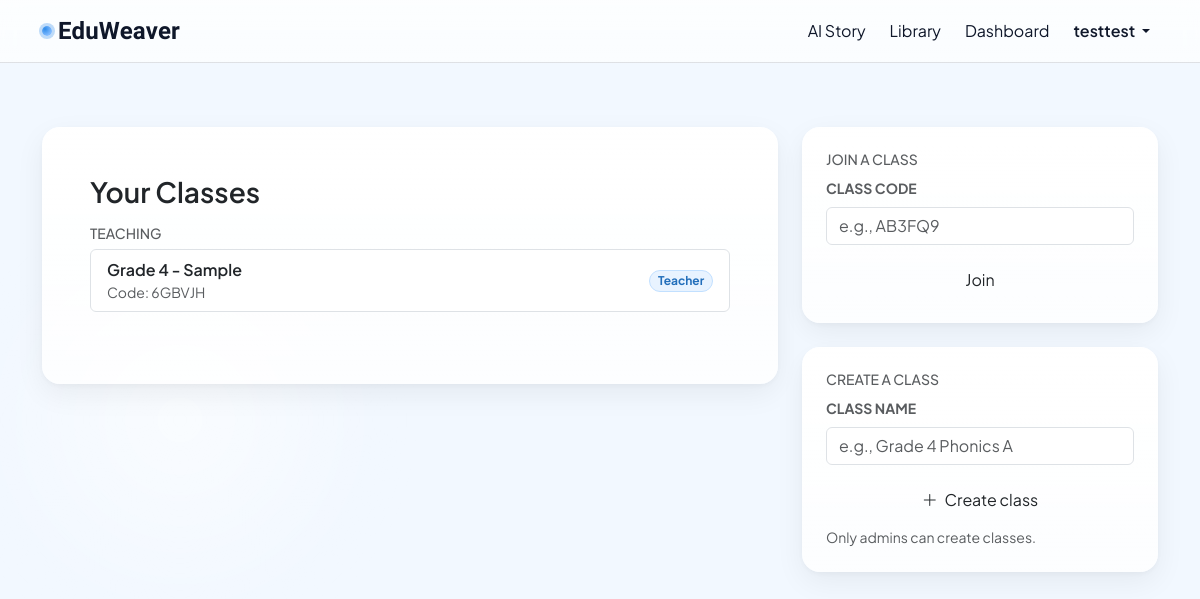
Page /classes (signed in) on the committed database.
### tables this page shows
CREATE TABLE users (
            id INTEGER PRIMARY KEY AUTOINCREMENT,
            username TEXT NOT NULL UNIQUE,
            email TEXT NOT NULL UNIQUE,
            password_hash TEXT NOT NULL,
            created_at TEXT DEFAULT (DATETIME('now'))
        , is_admin INTEGER DEFAULT 0, is_english_native INTEGER
    CHECK (is_english_native IN (0,1)), age INTEGER
    CHECK (age IS NULL OR (age BETWEEN 5 AND 120)), gender TEXT
    CHECK (gender IN ('female','male','nonbinary','prefer_not') OR gender IS NULL));

CREATE TABLE classes (
    id            INTEGER PRIMARY KEY AUTOINCREMENT,
    name          TEXT NOT NULL,
    code          TEXT NOT NULL UNIQUE,
    owner_name    TEXT NOT NULL,
    created_at    TEXT DEFAULT (datetime('now'))
);

### app.py (the view, shortened to what this page needs)
@app.route("/classes", methods=["GET", "POST"])
@login_required
def classes_home():
    db = get_db()
    current_username = g.current_user["username"]
    is_admin = bool(g.current_user and g.current_user.get("is_admin"))
    action = request.form.get("action") if request.method == "POST" else None
    teaching = db.execute(
        """
        SELECT DISTINCT c.*
        FROM classes c
        LEFT JOIN class_members m ON m.class_id = c.id
        WHERE (c.owner_name = ?)
           OR (m.username = ? AND m.role = 'teacher')
        ORDER BY datetime(c.created_at) DESC
        """,
        (current_username, current_username),
    ).fetchall()
    learning = db.execute(
        """
        SELECT c.*
        FROM classes c
        JOIN class_members m ON m.class_id = c.id
        WHERE m.username = ?
          AND m.role = 'student'
        ORDER BY datetime(c.created_at) DESC
        """,
        (current_username,),
    ).fetchall()
    return render_template(
        "classes.html",
        teaching=teaching,
        learning=learning,
        is_admin=is_admin,
    )

### app.py (called while the page is built)
def dict_factory(cursor, row):
    d = {}
    for idx, col in enumerate(cursor.description):
        d[col[0]] = row[idx]
    return d

def get_db():
    if "db" not in g:
        conn = sqlite3.connect(DB_PATH)
        conn.row_factory = dict_factory
        g.db = conn
    return g.db

@app.before_request
def load_current_user():
    g.current_user = None
    uid = session.get("user_id")
    if uid:
        db = get_db()
        g.current_user = db.execute("SELECT * FROM users WHERE id = ?", (uid,)).fetchone()

@app.context_processor
def inject_user():
    return {"current_user": g.get("current_user")}

def login_required(view_func):
    @wraps(view_func)
    def _wrapped(*args, **kwargs):
        if not (g.get("current_user") and g.current_user.get("id")):
            next_url = request.full_path if request.query_string else request.path
            return redirect(url_for("login", next=next_url))
        return view_func(*args, **kwargs)
    return _wrapped

### templates/classes.html (shortened to what this page needs)
{% extends "base.html" %}
{% block content %}
<div class="row g-4 mt-3">
  <div class="col-lg-8">
    <div class="card border-0 lp-card-modern mb-4">
      <div class="card-body p-4 p-lg-5">
        <div class="d-flex justify-content-between align-items-center mb-3">
          <h3 class="mb-0 fw-semibold">Your Classes</h3>
        </div>
        {% if teaching %}
          <h6 class="text-muted text-uppercase small mb-2">Teaching</h6>
          <div class="list-group mb-4">
            {% for c in teaching %}
              <a href="{{ url_for('class_detail', class_id=c.id) }}"
                 class="list-group-item list-group-item-action d-flex justify-content-between align-items-center">
                <div>
                  <div class="fw-semibold">{{ c.name }}</div>
                  <div class="small text-muted">Code: {{ c.code }}</div>
                </div>
                <span class="badge lp-badge-soft">Teacher</span>
              </a>
            {% endfor %}
          </div>
        {% endif %}
      </div>
    </div>
  </div>
  <div class="col-lg-4">
    <div class="card border-0 lp-card-modern mb-4">
      <div class="card-body p-4">
        <h6 class="text-muted text-uppercase small mb-2">Join a class</h6>
        <form method="post">
          <div class="mb-3">
            <label class="form-label small text-uppercase fw-bold text-muted">Class code</label>
            <input name="code" class="form-control" placeholder="e.g., AB3FQ9">
          </div>
          <button type="submit" class="btn btn-sky w-100">Join</button>
        </form>
      </div>
    </div>
    {% if is_admin %}
    <div class="card border-0 lp-card-modern">
      <div class="card-body p-4">
        <h6 class="text-muted text-uppercase small mb-2">Create a class</h6>
        <form method="post">
          <div class="mb-3">
            <label class="form-label small text-uppercase fw-bold text-muted">Class name</label>
            <input name="name" class="form-control" placeholder="e.g., Grade 4 Phonics A">
          </div>
          <button type="submit" class="btn btn-sky w-100">
            <i class="bi bi-plus-lg me-1"></i> Create class
          </button>
          <div class="form-text mt-2">Only admins can create classes.</div>
        </form>
      </div>
    </div>
    {% endif %}
  </div>
</div>
{% endblock %}

### templates/base.html (shortened to what this page needs)
<!doctype html>
<html lang="en" data-bs-theme="light">
<head>
  <link href="https://cdn.jsdelivr.net/npm/bootstrap@5.3.3/dist/css/bootstrap.min.css" rel="stylesheet">
  <link rel="stylesheet" href="https://cdn.jsdelivr.net/npm/bootstrap-icons@1.11.3/font/bootstrap-icons.css">
  <link href="{{ url_for('static', filename='styles.css') }}" rel="stylesheet">
</head>
<body>
<nav class="navbar navbar-expand-lg">
  <div class="container">
    <a class="navbar-brand" href="{{ url_for('index') }}">
      <span class="brand-dot"></span> EduWeaver
    </a>
    <div id="nav" class="collapse navbar-collapse">
      <ul class="navbar-nav ms-auto align-items-lg-center gap-2">
        <li class="nav-item"><a class="nav-link" href="{{ url_for('story_new') }}">AI Story</a></li>
        <li class="nav-item"><a class="nav-link" href="{{ url_for('library') }}">Library</a></li>
        <li class="nav-item"><a class="nav-link" href="{{ url_for('dashboard') }}">Dashboard</a></li>
        {% if current_user %}
          <li class="nav-item dropdown">
            <a class="nav-link dropdown-toggle fw-semibold" href="#" role="button" data-bs-toggle="dropdown" aria-expanded="false">
              {{ current_user.username }}
            </a>
          </li>
        {% else %}
          <li class="nav-item">
            <a class="btn btn-ghost" href="{{ url_for('login') }}">Sign in</a>
          </li>
        {% endif %}
      </ul>
    </div>
  </div>
</nav>
<main class="py-4">
  <div class="container">
    {% block content %}{% endblock %}
  </div>
</main>
</body>
</html>

### static/styles.css (style rules this page uses)
:root { --ink:#0f172a; --muted:#667085; --surface:#ffffff; --surface-2:#ffffffcc; --line:#e7eef7; --shadow: 0 10px 30px rgba(2,6,23,.10); --violet:#7c3aed; --violet-2:#a78bfa; --sky:#0ea5e9; --sky-2:#7dd3fc; --mint:#10b981; --mint-2:#6ee7b7; --sun:#f59e0b; --sun-2:#fcd34d; --rose:#f43f5e; --rose-2:#fecdd3; --bg-grad: radial-gradient(1200px 600px at 0% -10%, #e0f2fe 0%, rgba(224,242,254,0) 60%), radial-gradient(1000px 500px at 100% 0%, #ede9fe 0%, rgba(237,233,254,0) 65%), radial-gradient(900px 480px at 70% 110%, #dcfce7 0%, rgba(220,252,231,0) 60%), linear-gradient(180deg, #f8fafc 0%, #f1f5f9 100%); }
html, body { min-height:100%; }
body { background: var(--bg-grad); color: var(--ink); font-family: Nunito, "Noto Sans KR", system-ui, -apple-system, "Segoe UI", Roboto, Arial, sans-serif; }
.container::before { content:""; position:fixed; inset:auto auto 10% -10%; width:50vw; height:50vw; border-radius:50%; background: radial-gradient(closest-side, #fff 0%, rgba(255,255,255,0) 70%); filter: blur(24px); opacity:.6; pointer-events:none; z-index:-1; }
.card { background: linear-gradient(180deg, var(--surface), var(--surface-2)); border:1px solid var(--line); border-radius:1.25rem; box-shadow: var(--shadow); }
.btn { border-radius: .9rem; }

### templates/base.html (style rules this page uses)
:root { --brand-600:#2f8cea; --brand-700:#236fbb; --mint-500:#7fbaff; --mint-600:#4ea2ff; --ink:#0f172a; --muted:#667085; --border:rgba(15,23,42,.12); }
html,body { height:100% }
body { font-family:"Plus Jakarta Sans", system-ui, -apple-system, Segoe UI, Roboto, Arial, sans-serif; color:var(--ink); background:#f2f8ff; }
.navbar { position:sticky; top:0; z-index:9999; backdrop-filter:saturate(140%) blur(10px); -webkit-backdrop-filter:saturate(140%) blur(10px); background:linear-gradient(180deg, rgba(255,255,255,.82), rgba(255,255,255,.68)); border-bottom:1px solid var(--border); }
.navbar-brand { font-family:"Baloo 2", system-ui, -apple-system, Segoe UI, Roboto, Arial, sans-serif; font-weight:700; letter-spacing:.2px; display:flex; align-items:center; gap:.4rem; font-size:24px; color:var(--ink); }
.navbar-brand .brand-dot { inline-size:.6rem; block-size:.6rem; border-radius:999px; background: radial-gradient(65% 65% at 30% 30%, var(--brand-600), var(--mint-500)); box-shadow:0 0 0 3px color-mix(in srgb, var(--brand-600) 30%, transparent); }
.nav-link { color:var(--ink) }

### templates/classes.html (style rules this page uses)
.lp-card-modern { border-radius:18px; box-shadow:0 10px 30px rgba(2,6,23,.06),0 2px 6px rgba(2,6,23,.04); }
.lp-badge-soft { background:#e8f3ff; color:#236fbb; border:1px solid #c2e0ff; border-radius:999px; }

### rows in the picture
users: username "testtest"
classes: name "Grade 4 - Sample", code "6GBVJH"
